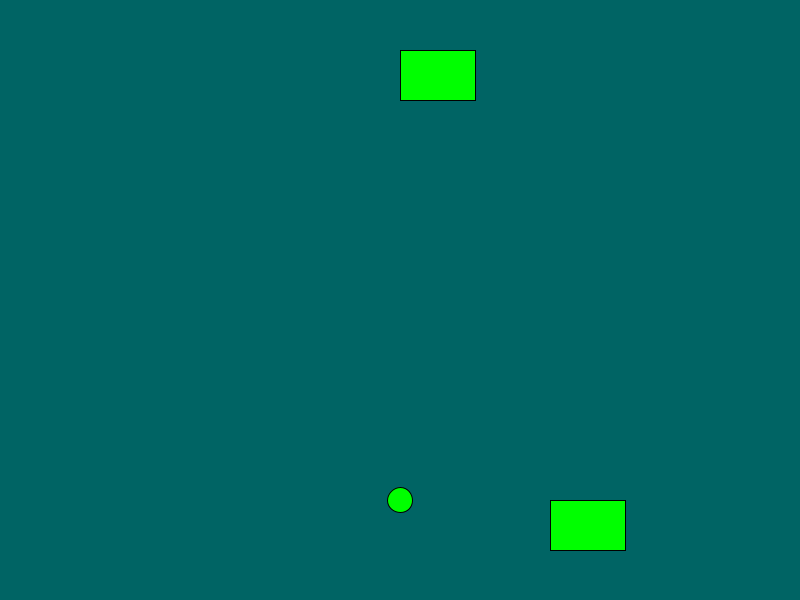
Frame 1 (no input)
Frame 60 (the mouse pressed at the canvas centre just before this capture): identical to frame 1, image omitted
Frame 120 (the mouse held since frame 60 and released just before this capture): identical to frame 1, image omitted

The Processing sketch that drew this single still picture (run headless with seeded random() and noise(); from frame 60 on, the mouse is pressed at the canvas centre):

// Processing sketch: Frogger
// ── Frogger.pde
Car car1 = new Car(50, 400, 4, 75);
Car car2 = new Car(500, 550, 2, 75);
int frogX = 400;
int frogY = 500;
int jump = 70;


void draw(){
background(0,100,100);
//frog
fill(0,255,0);
ellipse(frogX,frogY,25,25);

car1.display();
car2.display();




 boundaries();
}

void setup(){
size(800,600);
}


void keyPressed(){
      if(key == CODED){
            if(keyCode == UP){
                  //Frog Y position goes up
                  frogY = frogY - jump;
            }
            else if(keyCode == DOWN){
                  //Frog Y position goes down 
                  frogY = frogY + jump;
            }
            else if(keyCode == RIGHT){
                  //Frog X position goes right
                  frogX = frogX + jump;
            }
            else if(keyCode == LEFT){
                  //Frog X position goes left
                  frogX = frogX - jump;
            }
      }
}



void boundaries(){
if(frogX>775){
frogX=775;
  }

else if (frogX < 25){
  frogX=25;
  }

else if (frogY > 575){
frogY=575;
  }

else if (frogY < 25){
frogY=25;
  }
}

//car stuff
class Car{
int carY;
int carX;
int carSpeed;
int carSize;


Car(int carY, int carX, int carSpeed, int carSize){
  this.carY = carY;
  this.carX = carX;
  this.carSpeed = carSpeed;
  this.carSize = carSize;
  }

void display() {
fill(0,255,0);
rect(carX, carY, carSize, 50);
  }

void moveLeft(){
carX = carX - carSpeed;
  }

}
